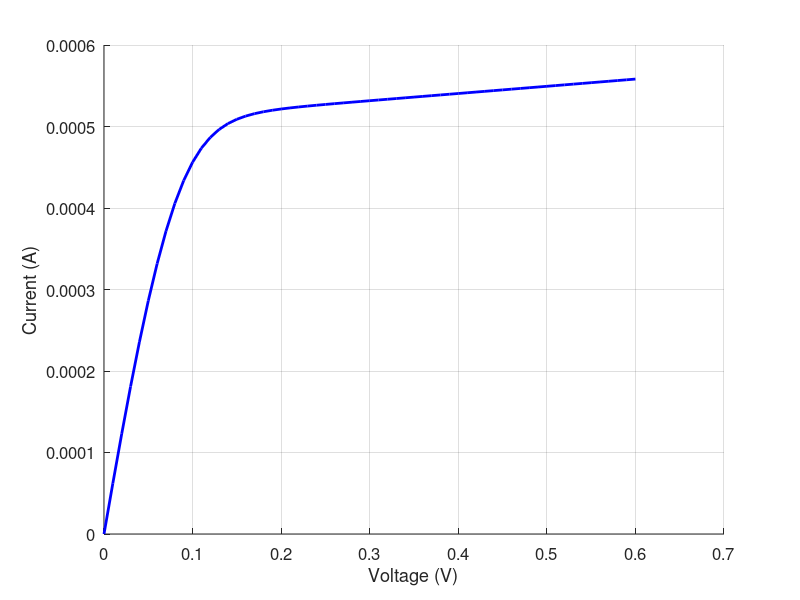

Source code (MATLAB):
clear all
close all

% Constants (all MKS, except energy which is in eV)
hbar = 1.055e-34;
q = 1.602e-19;
eps0 = 8.854E-12;
epsr = 4;
m = 0.25*9.11e-31; %Effective mass
I0 = q*q/hbar;

% Parameters
W = 1e-6;   % width
L = 10e-9;  % length of active region
t = 1.5e-9; % oxide thickness

Cg = epsr*eps0*W*L/t;
Cs = 0.05*Cg;
Cd = 0.05*Cg;
CE = Cg+Cs+Cd;
U0 = q/CE;

alphag = Cg/CE;
alphad = Cd/CE;
%alphag=1; alphad=0.5; U0=0.25;

kT = 0.025;
mu = 0;
ep = 0.2;
v = 1e5;%Escape velocity
g1 = hbar*v/(q*L);
g2 = g1;
g = g1 + g2;
%g1=0.005;g2=0.005;g=g1+g2;

%Energy grid
NE = 501;
E = linspace(-1,1,NE);
dE = E(2) - E(1);

D0 = m*q*W*L/(pi*hbar*hbar);% Step Density of states per eV
D = D0*[zeros(1,251) ones(1,250)];
%D=(2*g/(2*pi))./((E.ˆ2)+((g/2)ˆ2));% Lorentzian Density of states per eV
%D=D./(dE*sum(D));%Normalizing to one

%Reference number of electrons
f0 = 1./(1+exp((E+ep-mu)./kT));
N0 = 2*dE*sum(D.*f0);
ns = N0/(L*W*1e4); %/cmˆ2

% Bias
IV = 61;
VV = linspace(0,0.6,IV);
for iV=1:IV
    Vg = 0.5;
    Vd = VV(iV);
    %Vd=0.5;Vg=VV(iV);
    mu1 = mu;
    mu2 = mu1 - Vd;
    UL = -(alphag*Vg)-(alphad*Vd);
    U = 0; %Self-consistent field
    dU = 1;
    while dU > 1e-6
        f1 = 1./(1+exp((E+UL+U+ep-mu1)./kT));
        f2 = 1./(1+exp((E+UL+U+ep-mu2)./kT));
        N(iV) = dE*sum(D.*((f1.*g1/g)+(f2.*g2/g)));
        Unew = U0*(N(iV)-N0);
        dU = abs(U-Unew);
        U = U + 0.1*(Unew-U);
    end
    I(iV) = dE*I0*(sum(D.*(f1-f2)))*g1*g2/g;
end


hold on
h = plot(VV,I, 'b');
set(h, 'linewidth', [2.0])
set(gca, 'Fontsize', [12])
xlabel('Voltage (V)')
ylabel('Current (A)')
grid on
